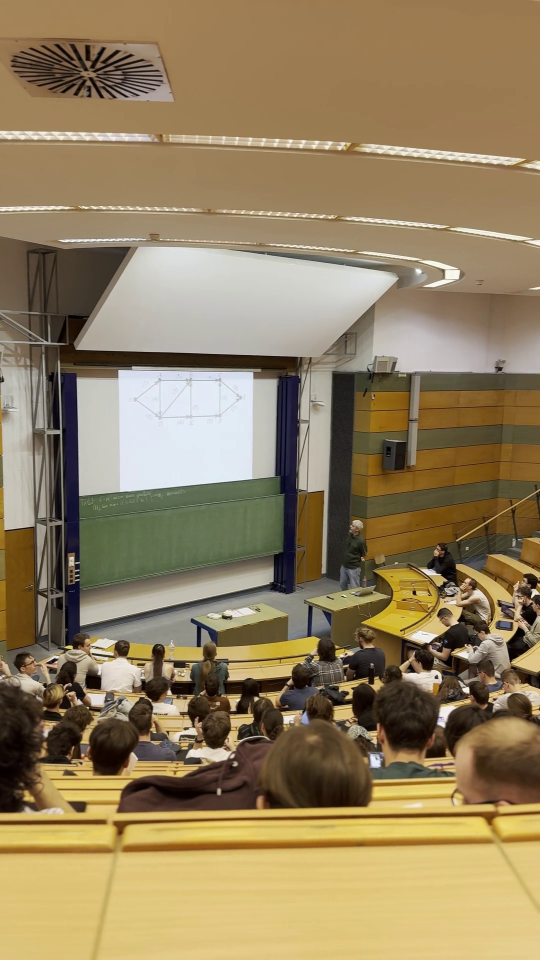
#> input picture data/videos/sample_frame.jpg, 1080 x 1920 px (shown at 1/2 size)
$ python -i __init__.py   (imports and definitions only)   (older library calls are emulated)
#> lines starting #> are read from the running program, lines starting #| are printed output that depends on the picture
#> further down, picture is the input picture: shape (1920, 1080, 3); mean B, G, R 95.3, 129.3, 147.6
"""
Smart Frame Sampler Module
Simulates edge-deployment behavior by sampling frames at configurable intervals.
Reduces bandwidth by ~99.4% compared to continuous streaming.

Key Features:
- Configurable sampling interval (default: 1 frame per 15-30 seconds)
- Motion-based adaptive sampling (captures more frames during high activity)
- Frame quality assessment (brightness, contrast, blur detection)
"""

import cv2
import numpy as np
from dataclasses import dataclass, field
from typing import Generator, Tuple, Optional
import time


@dataclass
class FrameQuality:
    """Quality metrics for a sampled frame."""
    brightness: float = 0.0
    contrast: float = 0.0
    blur_score: float = 0.0
    resolution: str = ""
    is_acceptable: bool = True


@dataclass
class SampledFrame:
    """A single sampled frame with metadata."""
    frame: np.ndarray = field(repr=False)
    frame_index: int = 0
    timestamp_seconds: float = 0.0
    quality: FrameQuality = field(default_factory=FrameQuality)
    motion_score: float = 0.0


class FrameSampler:
    """
    Smart frame sampler for edge-deployment simulation.

    Bandwidth Calculation:
    - Continuous 1080p RTSP @ 2 Mbps = ~21.6 GB/day/camera
    - Smart sampling (1 frame/30s) + JSON telemetry = <20 MB/day/centre
    - Bandwidth saving: ~99.9%
    """

    def __init__(
        self,
        sampling_interval: float = 15.0,
        min_interval: float = 5.0,
        motion_threshold: float = 25.0,
        min_brightness: float = 0.15,
        max_blur: float = 0.80
    ):
        """
        Initialize the frame sampler.

        Args:
            sampling_interval: Base interval between samples in seconds
            min_interval: Minimum interval during high-motion periods
            motion_threshold: Threshold for motion-based adaptive sampling
            min_brightness: Minimum acceptable brightness (0-1)
            max_blur: Maximum acceptable blur score (0-1, higher = more blurry)
        """
        self.sampling_interval = sampling_interval
        self.min_interval = min_interval
        self.motion_threshold = motion_threshold
        self.min_brightness = min_brightness
        self.max_blur = max_blur
        self._prev_frame_gray = None

    # [40 lines left out: function assess_quality, not called in this run]

    def compute_motion_score(self, frame: np.ndarray) -> float:
        """
        Compute motion between current and previous frame using absolute difference.

        Args:
            frame: BGR image as numpy array

        Returns:
            Motion score (0-100+). Higher means more motion.
        """
        gray = cv2.cvtColor(frame, cv2.COLOR_BGR2GRAY)
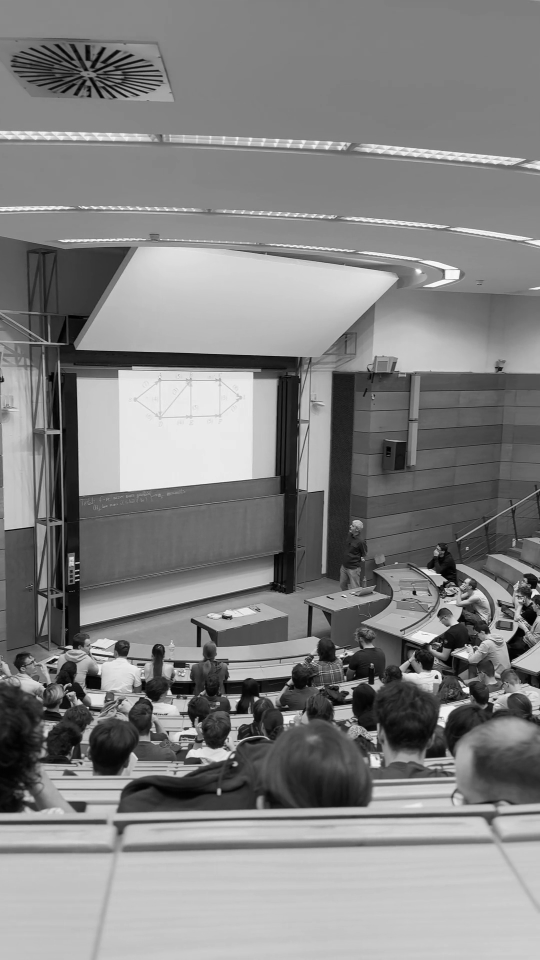
#> gray: shape (1920, 1080) (shown at 1/2 size); min 0, max 255, mean 130.9
        gray = cv2.GaussianBlur(gray, (21, 21), 0)
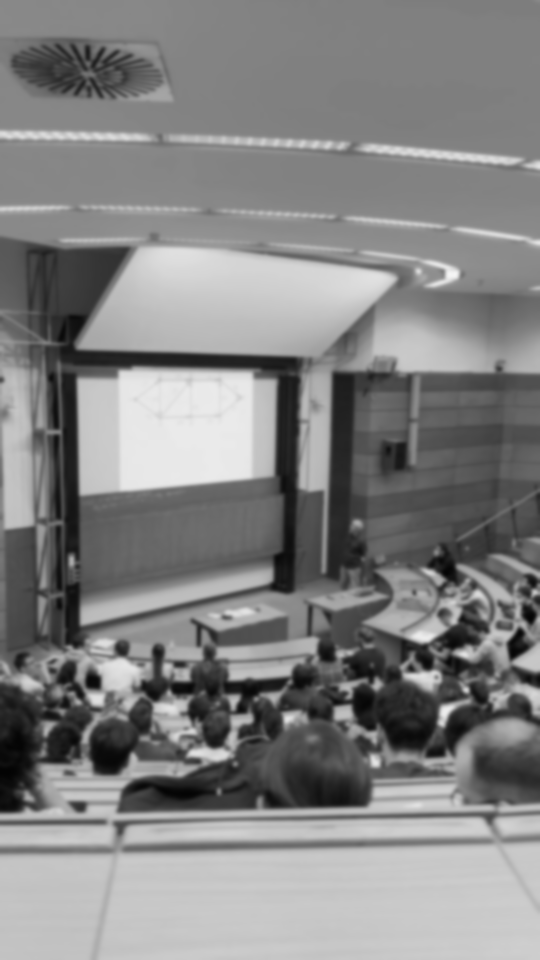
#> gray: shape (1920, 1080) (shown at 1/2 size); min 3, max 245, mean 130.9

        if self._prev_frame_gray is None:
            self._prev_frame_gray = gray
            return 0.0

        frame_diff = cv2.absdiff(self._prev_frame_gray, gray)
        motion_score = float(np.mean(frame_diff))
        self._prev_frame_gray = gray

        return round(motion_score, 2)

    # [155 lines left out: functions sample_video, sample_single_frame, get_bandwidth_stats, not called in this run]

>>> import cv2
>>> picture = cv2.imread('../../data/videos/sample_frame.jpg')
>>> result = FrameSampler().compute_motion_score(picture)
#> result = 0
